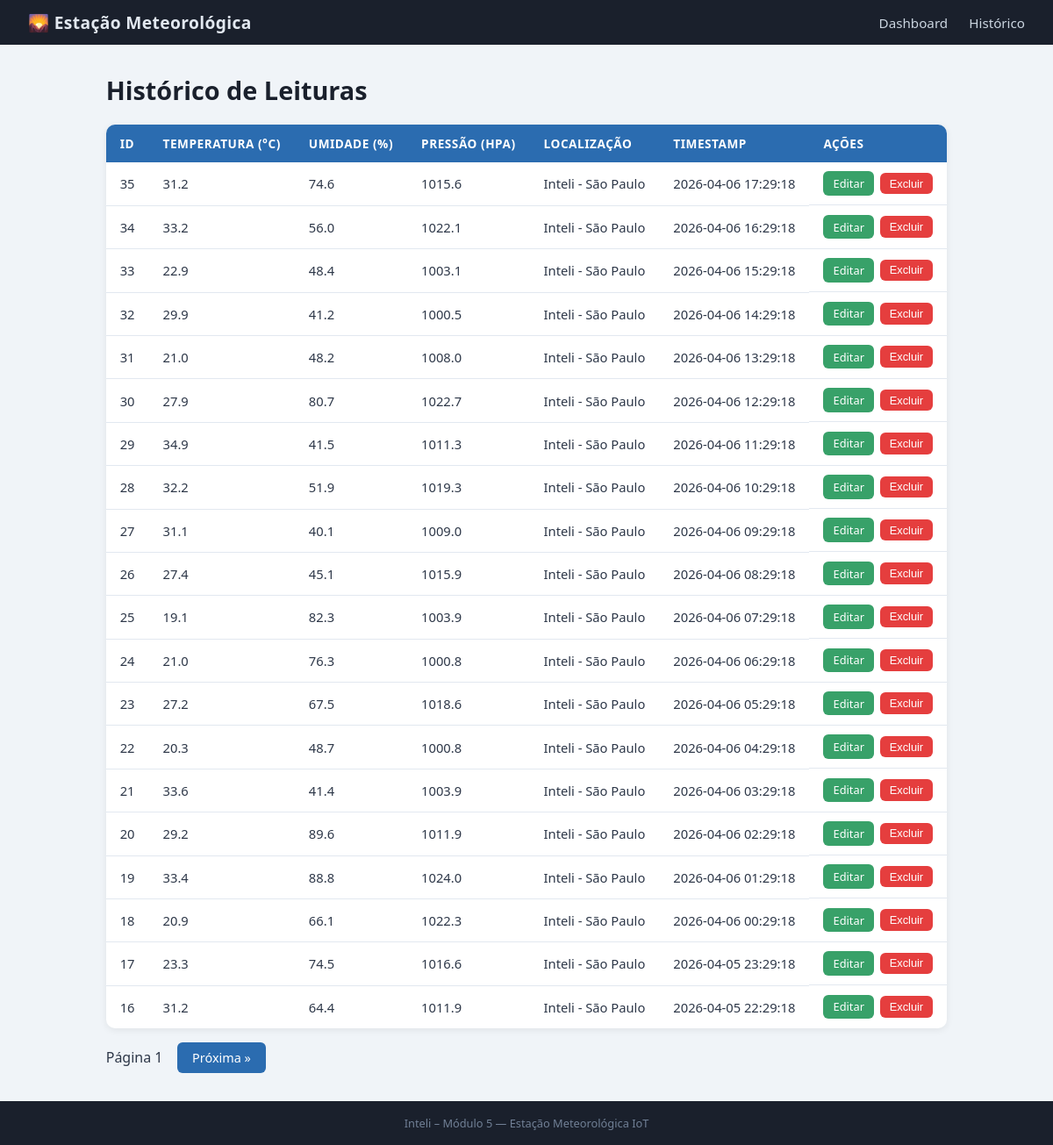
The page /historico on the database its author committed.
### tables this page shows
CREATE TABLE leituras (
        id          INTEGER PRIMARY KEY AUTOINCREMENT,
        temperatura REAL    NOT NULL,
        umidade     REAL    NOT NULL,
        pressao     REAL,
        localizacao TEXT    DEFAULT 'Inteli - São Paulo',
        timestamp   DATETIME DEFAULT (datetime('now','localtime'))
    );

### app.py (the view)
@app.route("/historico")
def historico():
    page = int(request.args.get("page", 1))
    per_page = 20
    offset = (page - 1) * per_page
    leituras = database.listar_leituras(limit=per_page, offset=offset)
    return render_template("historico.html", leituras=leituras, page=page)

### database.py (called while the page is built)
def get_connection():
    conn = sqlite3.connect(DB_PATH)
    conn.row_factory = sqlite3.Row
    conn.execute("PRAGMA journal_mode=WAL")
    return conn

def listar_leituras(limit=100, offset=0):
    conn = get_connection()
    rows = conn.execute(
        "SELECT * FROM leituras ORDER BY timestamp DESC LIMIT ? OFFSET ?",
        (limit, offset),
    ).fetchall()
    conn.close()
    return [dict(r) for r in rows]

### templates/historico.html (shortened to what this page needs)
{% extends "base.html" %}
{% block content %}
<h1>Histórico de Leituras</h1>
<table class="tabela">
  <thead>
    <tr>
      <th>ID</th>
      <th>Temperatura (°C)</th>
      <th>Umidade (%)</th>
      <th>Pressão (hPa)</th>
      <th>Localização</th>
      <th>Timestamp</th>
      <th>Ações</th>
    </tr>
  </thead>
  <tbody>
    {% for l in leituras %}
    <tr>
      <td>{{ l.id }}</td>
      <td>{{ l.temperatura }}</td>
      <td>{{ l.umidade }}</td>
      <td>{{ l.pressao or "—" }}</td>
      <td>{{ l.localizacao }}</td>
      <td>{{ l.timestamp }}</td>
      <td class="actions">
        <a class="btn btn-sm btn-edit" href="{{ url_for('editar', leitura_id=l.id) }}">Editar</a>
        <form method="POST" action="{{ url_for('deletar_view', leitura_id=l.id) }}"
              onsubmit="return confirm('Deseja excluir a leitura #{{ l.id }}?')">
          <button type="submit" class="btn btn-sm btn-delete">Excluir</button>
        </form>
      </td>
    </tr>
    {% else %}
    <tr><td colspan="7" class="empty">Nenhuma leitura encontrada.</td></tr>
    {% endfor %}
  </tbody>
</table>
<div class="pagination">
  <span>Página {{ page }}</span>
  {% if leituras | length == 20 %}
  <a class="btn" href="{{ url_for('historico', page=page+1) }}">Próxima &raquo;</a>
  {% endif %}
</div>
{% endblock %}

### static/css/style.css (style rules this page uses)
*, *::before, *::after { box-sizing: border-box; margin: 0; padding: 0; }
body { font-family: "Segoe UI", Arial, sans-serif; background: #f0f4f8; color: #2d3748; min-height: 100vh; display: flex; flex-direction: column; }
h1 { font-size: 1.8rem; margin-bottom: 1.25rem; color: #1a202c; }
.tabela { width: 100%; border-collapse: collapse; background: #fff; border-radius: 10px; overflow: hidden; box-shadow: 0 2px 8px rgba(0,0,0,0.07); margin-bottom: 1rem; }
.tabela th { background: #2b6cb0; color: #fff; padding: 0.75rem 1rem; text-align: left; font-size: 0.85rem; text-transform: uppercase; letter-spacing: 0.04em; }
.tabela td { padding: 0.65rem 1rem; border-bottom: 1px solid #e2e8f0; font-size: 0.92rem; }
.tabela tr:last-child td { border-bottom: none; }
.actions { display: flex; gap: 0.4rem; align-items: center; }
.btn { display: inline-block; padding: 0.5rem 1.1rem; background: #2b6cb0; color: #fff; border: none; border-radius: 6px; text-decoration: none; font-size: 0.9rem; cursor: pointer; transition: background 0.2s; }
.btn-sm { padding: 0.3rem 0.7rem; font-size: 0.8rem; }
.btn-edit { background: #38a169; }
.btn-delete { background: #e53e3e; }
.pagination { display: flex; align-items: center; gap: 1rem; margin-top: 1rem; }

### rows shown on the page
leituras: id "35", temperatura "31.2", umidade "74.6", pressao "1015.6", localizacao "Inteli - São Paulo", timestamp "2026-04-06 17:29:18"
leituras: id "34", temperatura "33.2", umidade "56.0", pressao "1022.1", localizacao "Inteli - São Paulo", timestamp "2026-04-06 16:29:18"
leituras: id "33", temperatura "22.9", umidade "48.4", pressao "1003.1", localizacao "Inteli - São Paulo", timestamp "2026-04-06 15:29:18"
leituras: id "32", temperatura "29.9", umidade "41.2", pressao "1000.5", localizacao "Inteli - São Paulo", timestamp "2026-04-06 14:29:18"
leituras: id "31", temperatura "21.0", umidade "48.2", pressao "1008.0", localizacao "Inteli - São Paulo", timestamp "2026-04-06 13:29:18"
leituras: id "30", temperatura "27.9", umidade "80.7", pressao "1022.7", localizacao "Inteli - São Paulo", timestamp "2026-04-06 12:29:18"
leituras: id "29", temperatura "34.9", umidade "41.5", pressao "1011.3", localizacao "Inteli - São Paulo", timestamp "2026-04-06 11:29:18"
leituras: id "28", temperatura "32.2", umidade "51.9", pressao "1019.3", localizacao "Inteli - São Paulo", timestamp "2026-04-06 10:29:18"
leituras: id "27", temperatura "31.1", umidade "40.1", pressao "1009.0", localizacao "Inteli - São Paulo", timestamp "2026-04-06 09:29:18"
leituras: id "26", temperatura "27.4", umidade "45.1", pressao "1015.9", localizacao "Inteli - São Paulo", timestamp "2026-04-06 08:29:18"
leituras: id "25", temperatura "19.1", umidade "82.3", pressao "1003.9", localizacao "Inteli - São Paulo", timestamp "2026-04-06 07:29:18"
leituras: id "24", temperatura "21.0", umidade "76.3", pressao "1000.8", localizacao "Inteli - São Paulo", timestamp "2026-04-06 06:29:18"
leituras: id "23", temperatura "27.2", umidade "67.5", pressao "1018.6", localizacao "Inteli - São Paulo", timestamp "2026-04-06 05:29:18"
leituras: id "22", temperatura "20.3", umidade "48.7", pressao "1000.8", localizacao "Inteli - São Paulo", timestamp "2026-04-06 04:29:18"
leituras: id "21", temperatura "33.6", umidade "41.4", pressao "1003.9", localizacao "Inteli - São Paulo", timestamp "2026-04-06 03:29:18"
leituras: id "20", temperatura "29.2", umidade "89.6", pressao "1011.9", localizacao "Inteli - São Paulo", timestamp "2026-04-06 02:29:18"
leituras: id "19", temperatura "33.4", umidade "88.8", pressao "1024.0", localizacao "Inteli - São Paulo", timestamp "2026-04-06 01:29:18"
leituras: id "18", temperatura "20.9", umidade "66.1", pressao "1022.3", localizacao "Inteli - São Paulo", timestamp "2026-04-06 00:29:18"
leituras: id "17", temperatura "23.3", umidade "74.5", pressao "1016.6", localizacao "Inteli - São Paulo", timestamp "2026-04-05 23:29:18"
leituras: id "16", temperatura "31.2", umidade "64.4", pressao "1011.9", localizacao "Inteli - São Paulo", timestamp "2026-04-05 22:29:18"

### other values the page prints
{{ page }} "1"
